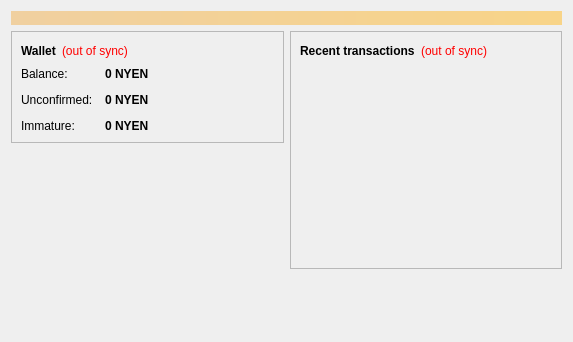
<?xml version="1.0" encoding="UTF-8"?>
<ui version="4.0">
 <class>OverviewPage</class>
 <widget class="QWidget" name="OverviewPage">
  <property name="geometry">
   <rect>
    <x>0</x>
    <y>0</y>
    <width>573</width>
    <height>342</height>
   </rect>
  </property>
  <property name="windowTitle">
   <string>Form</string>
  </property>
  <layout class="QVBoxLayout" name="topLayout">
   <item>
    <widget class="QLabel" name="labelAlerts">
     <property name="visible">
      <bool>false</bool>
     </property>
     <property name="styleSheet">
      <string notr="true">background-color: qlineargradient(x1: 0, y1: 0, x2: 1, y2: 0, stop:0 #F0D0A0, stop:1 #F8D488); color:#000000;</string>
     </property>
     <property name="wordWrap">
      <bool>true</bool>
     </property>
     <property name="margin">
      <number>3</number>
     </property>
    </widget>
   </item>
   <item>
    <layout class="QHBoxLayout" name="horizontalLayout" stretch="1,1">
     <item>
      <layout class="QVBoxLayout" name="verticalLayout_2">
       <item>
        <widget class="QFrame" name="frame">
         <property name="frameShape">
          <enum>QFrame::StyledPanel</enum>
         </property>
         <property name="frameShadow">
          <enum>QFrame::Raised</enum>
         </property>
         <layout class="QVBoxLayout" name="verticalLayout_4">
          <item>
           <layout class="QHBoxLayout" name="horizontalLayout_4">
            <item>
             <widget class="QLabel" name="label_5">
              <property name="font">
               <font>
                <weight>75</weight>
                <bold>true</bold>
               </font>
              </property>
              <property name="text">
               <string>Wallet</string>
              </property>
             </widget>
            </item>
            <item>
             <widget class="QLabel" name="labelWalletStatus">
              <property name="toolTip">
               <string>The displayed information may be out of date. Your wallet automatically synchronizes with the Newyen network after a connection is established, but this process has not completed yet.</string>
              </property>
              <property name="styleSheet">
               <string notr="true">QLabel { color: red; }</string>
              </property>
              <property name="text">
               <string notr="true">(out of sync)</string>
              </property>
              <property name="alignment">
               <set>Qt::AlignLeading|Qt::AlignLeft|Qt::AlignVCenter</set>
              </property>
             </widget>
            </item>
            <item>
             <spacer name="horizontalSpacer_2">
              <property name="orientation">
               <enum>Qt::Horizontal</enum>
              </property>
              <property name="sizeHint" stdset="0">
               <size>
                <width>40</width>
                <height>20</height>
               </size>
              </property>
             </spacer>
            </item>
           </layout>
          </item>
          <item>
           <layout class="QFormLayout" name="formLayout_2">
            <property name="fieldGrowthPolicy">
             <enum>QFormLayout::AllNonFixedFieldsGrow</enum>
            </property>
            <property name="horizontalSpacing">
             <number>12</number>
            </property>
            <property name="verticalSpacing">
             <number>12</number>
            </property>
            <item row="0" column="0">
             <widget class="QLabel" name="label">
              <property name="text">
               <string>Balance:</string>
              </property>
             </widget>
            </item>
            <item row="0" column="1">
             <widget class="QLabel" name="labelBalance">
              <property name="font">
               <font>
                <weight>75</weight>
                <bold>true</bold>
               </font>
              </property>
              <property name="cursor">
               <cursorShape>IBeamCursor</cursorShape>
              </property>
              <property name="toolTip">
               <string>Your current balance</string>
              </property>
              <property name="text">
               <string notr="true">0 NYEN</string>
              </property>
              <property name="textInteractionFlags">
               <set>Qt::LinksAccessibleByMouse|Qt::TextSelectableByKeyboard|Qt::TextSelectableByMouse</set>
              </property>
             </widget>
            </item>
            <item row="1" column="0">
             <widget class="QLabel" name="label_3">
              <property name="text">
               <string>Unconfirmed:</string>
              </property>
             </widget>
            </item>
            <item row="1" column="1">
             <widget class="QLabel" name="labelUnconfirmed">
              <property name="font">
               <font>
                <weight>75</weight>
                <bold>true</bold>
               </font>
              </property>
              <property name="cursor">
               <cursorShape>IBeamCursor</cursorShape>
              </property>
              <property name="toolTip">
               <string>Total of transactions that have yet to be confirmed, and do not yet count toward the current balance</string>
              </property>
              <property name="text">
               <string notr="true">0 NYEN</string>
              </property>
              <property name="textInteractionFlags">
               <set>Qt::LinksAccessibleByMouse|Qt::TextSelectableByKeyboard|Qt::TextSelectableByMouse</set>
              </property>
             </widget>
            </item>
            <item row="2" column="0">
             <widget class="QLabel" name="labelImmatureText">
              <property name="text">
               <string>Immature:</string>
              </property>
             </widget>
            </item>
            <item row="2" column="1">
             <widget class="QLabel" name="labelImmature">
              <property name="font">
               <font>
                <weight>75</weight>
                <bold>true</bold>
               </font>
              </property>
              <property name="toolTip">
               <string>Mined balance that has not yet matured</string>
              </property>
              <property name="text">
               <string notr="true">0 NYEN</string>
              </property>
              <property name="textInteractionFlags">
               <set>Qt::LinksAccessibleByMouse|Qt::TextSelectableByKeyboard|Qt::TextSelectableByMouse</set>
              </property>
             </widget>
            </item>
           </layout>
          </item>
         </layout>
        </widget>
       </item>
       <item>
        <spacer name="verticalSpacer">
         <property name="orientation">
          <enum>Qt::Vertical</enum>
         </property>
         <property name="sizeHint" stdset="0">
          <size>
           <width>20</width>
           <height>40</height>
          </size>
         </property>
        </spacer>
       </item>
      </layout>
     </item>
     <item>
      <layout class="QVBoxLayout" name="verticalLayout_3">
       <item>
        <widget class="QFrame" name="frame_2">
         <property name="frameShape">
          <enum>QFrame::StyledPanel</enum>
         </property>
         <property name="frameShadow">
          <enum>QFrame::Raised</enum>
         </property>
         <layout class="QVBoxLayout" name="verticalLayout">
          <item>
           <layout class="QHBoxLayout" name="horizontalLayout_2">
            <item>
             <widget class="QLabel" name="label_4">
              <property name="text">
               <string>&lt;b&gt;Recent transactions&lt;/b&gt;</string>
              </property>
             </widget>
            </item>
            <item>
             <widget class="QLabel" name="labelTransactionsStatus">
              <property name="toolTip">
               <string>The displayed information may be out of date. Your wallet automatically synchronizes with the Newyen network after a connection is established, but this process has not completed yet.</string>
              </property>
              <property name="styleSheet">
               <string notr="true">QLabel { color: red; }</string>
              </property>
              <property name="text">
               <string notr="true">(out of sync)</string>
              </property>
              <property name="alignment">
               <set>Qt::AlignRight|Qt::AlignTrailing|Qt::AlignVCenter</set>
              </property>
             </widget>
            </item>
            <item>
             <spacer name="horizontalSpacer">
              <property name="orientation">
               <enum>Qt::Horizontal</enum>
              </property>
              <property name="sizeHint" stdset="0">
               <size>
                <width>40</width>
                <height>20</height>
               </size>
              </property>
             </spacer>
            </item>
           </layout>
          </item>
          <item>
           <widget class="QListView" name="listTransactions">
            <property name="styleSheet">
             <string notr="true">QListView { background: transparent; }</string>
            </property>
            <property name="frameShape">
             <enum>QFrame::NoFrame</enum>
            </property>
            <property name="verticalScrollBarPolicy">
             <enum>Qt::ScrollBarAlwaysOff</enum>
            </property>
            <property name="horizontalScrollBarPolicy">
             <enum>Qt::ScrollBarAlwaysOff</enum>
            </property>
            <property name="selectionMode">
             <enum>QAbstractItemView::NoSelection</enum>
            </property>
           </widget>
          </item>
         </layout>
        </widget>
       </item>
       <item>
        <spacer name="verticalSpacer_2">
         <property name="orientation">
          <enum>Qt::Vertical</enum>
         </property>
         <property name="sizeHint" stdset="0">
          <size>
           <width>20</width>
           <height>40</height>
          </size>
         </property>
        </spacer>
       </item>
      </layout>
     </item>
    </layout>
   </item>
  </layout>
 </widget>
 <resources/>
 <connections/>
</ui>
